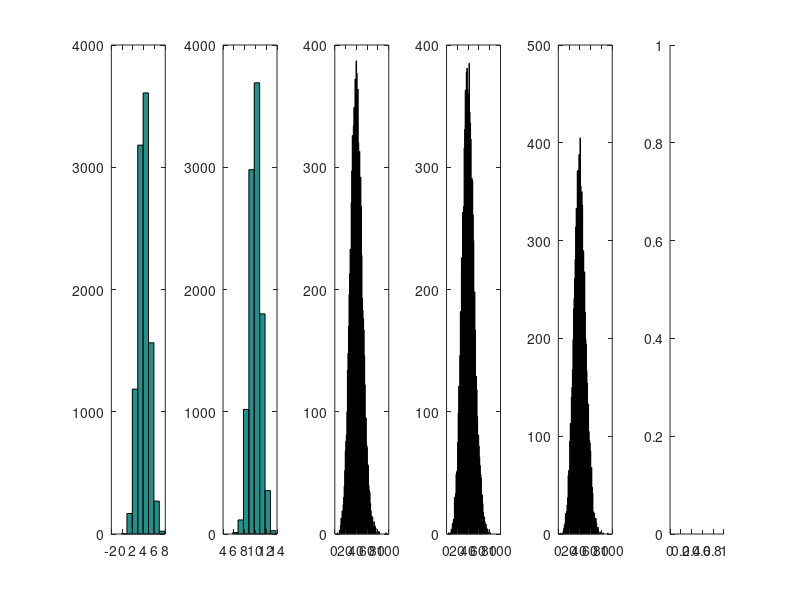

MATLAB code to generate this figure: (Note: this script raises an error after producing the figure.)
clear all
close all
clc

num = 10000;
border = 1;


X = normrnd(4, 1, [num, 1]);
Y = normrnd(10, 1, [num, 1]);


% X = round(X);
% Y = round(Y);



Z = X .* Y;


idx = randperm(num);
Z1 = X(idx) .* Y;


idx = randperm(num);
Z2 = X(idx) .* Y;


Z_all = reshape(X * Y', [num^2, 1]);





figure
subplot(1, 6, 1)
hist(X, min(X):border:max(X))
subplot(1, 6, 2)
hist(Y, min(Y):border:max(Y))
subplot(1, 6, 3)
hist(Z, min(Z):border:max(Z))
subplot(1, 6, 4)
hist(Z1, min(Z1):border:max(Z1))
subplot(1, 6, 5)
hist(Z2, min(Z2):border:max(Z2))
subplot(1, 6, 6)
hist(Z_all, min(Z_all):border:max(Z_all))


% 
% data = normrnd(0, 1, [num, 1]);
% 
% 
% figure
% hist(data, -5:0.01:5)
% 
% 
% 
% 
% figure
% hist1 = hist(data, -5:0.01:5)
% bar(hist1, 1)
